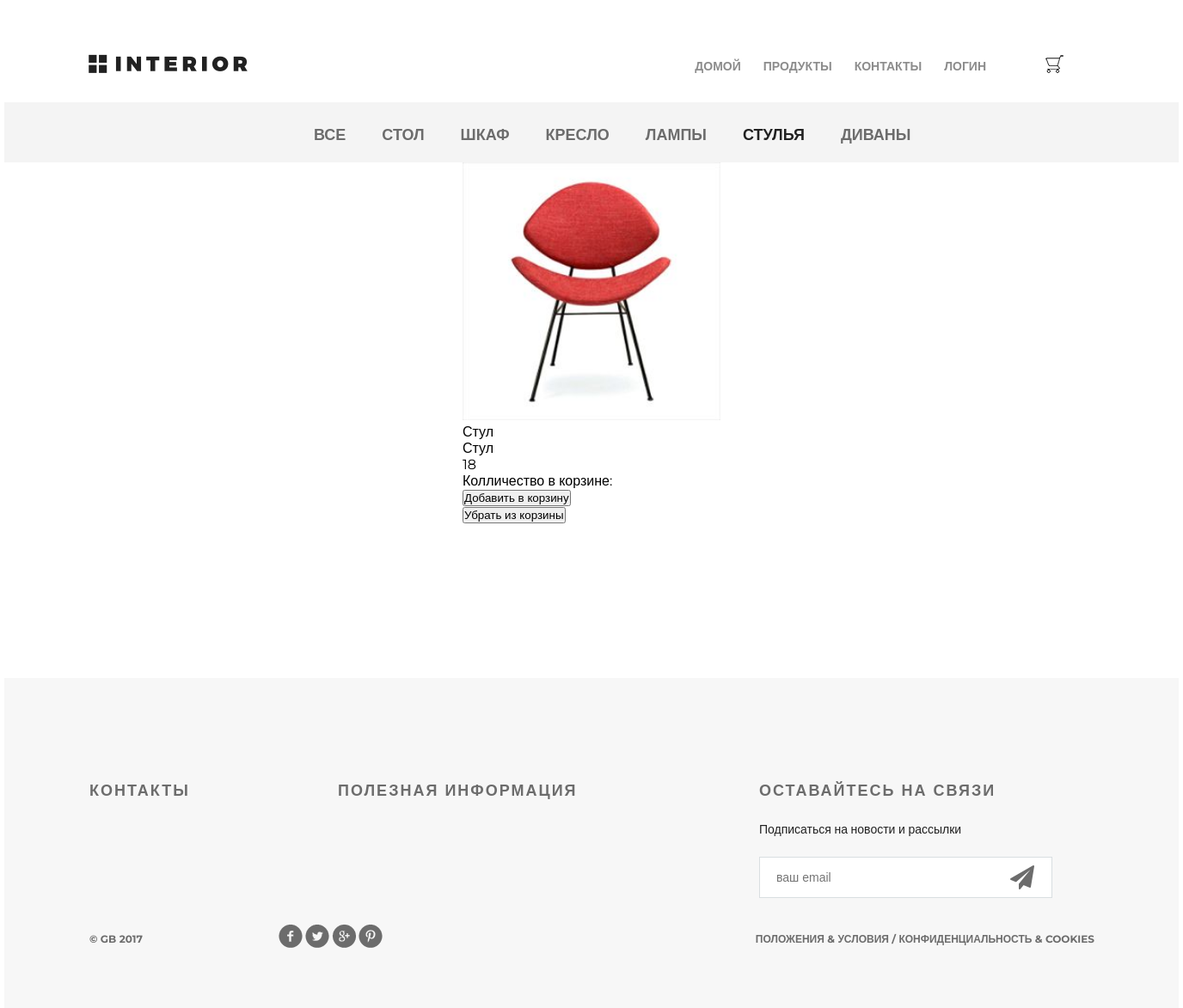
/product/1/, run on the app's committed database.
### mainapp/models.py (models this page shows, shortened)
class Category(models.Model):
    name = models.CharField(max_length=32, unique=True, verbose_name='Название')

class Product(models.Model):
    name = models.CharField(max_length=32, unique=True, verbose_name='Название')
    descrition = models.TextField(verbose_name='Описание товара')
    price = models.PositiveIntegerField(verbose_name='Цена')
    category = models.ForeignKey(Category, on_delete=models.CASCADE)
    image = models.ImageField(upload_to='products', verbose_name='Изображение',
                              null=True, blank=True)

### mainapp/views.py (the view)
# urls.py: path('product/<int:pk>/', product_view, name='product'),
def product_view(request, pk):
    types_of_products = None
    sum_of_products = None
    price_of_products = None
    order_item = None
    basket = get_basket(request.user)
    categories = Category.objects.all()
    product = get_object_or_404(Product, pk=pk)
    if basket:
        types_of_products = basket.types_quantity
        sum_of_products = basket.totall_quantity
        price_of_products = basket.totall_price
        order_item = OrderItem.objects.filter(basket=basket, product=product)
    content = {
        'product': product,
        'categories': categories,
        "types_of_products": types_of_products,
        "sum_of_products": sum_of_products,
        "price_of_products": price_of_products,
        "order_item": order_item,
    }
    return render(request, 'mainapp/product.html', content)

### mainapp/views.py (called while the page is built)
def get_basket(user):
    if user.is_authenticated:
        basket = Basket.objects.filter(user=user)
        if not basket:
            basket = Basket(user)
            basket.save()
        return basket[0]
    return False

### mainapp/templates/mainapp/product.html (shortened to what this page needs)
{% extends "mainapp/base.html" %}
{% block menu %}
		<div class="hero-white">
			<div class="header clearfix">
					{% include "mainapp/inside_menu.html" %}
			</div>
		</div>
{% endblock %}
{% block content %}
    <div class="links clearfix">
        <ul class="links-menu">
            <li><a href="{% url 'mainapp:products' pk=0 %}">ВСЕ</a></li>
            {% for cat in categories %}
                <li><a href="{% url 'mainapp:products' cat.pk %}" class="
                {% if product.category.pk == cat.pk %}
                    active
                {% endif %}
                ">
                    {{cat.name}}
                    </a></li>
            {% endfor %}
        </ul>
    </div>
    <div class="products_block">
        <div class="products_box">
            <div  class="products_box_img">
                <img src="{{product.image.url}}" alt="">
            </div>
            <div  class="products_box_name">
                {{product.name}}
            </div>
            <div  class="products_box_description">
                {{product.descrition}}
            </div>
            <div class="products_box_price">
                {{product.price}}
            </div>
            <div class="products_box_price">
                Колличество в корзине: {{ order_item.quantity }}
            </div>
            <form action="{% url 'basketapp:product_add' pk=product.pk %}" method="post">
                <button type="submit">Добавить в корзину</button>
            </form>
            <form action="{% url 'basketapp:product_remove' pk=product.pk %}" method="post">
                <button type="submit">Убрать из корзины</button>
            </form>
        </div>
    </div>
{% endblock  %}

### static/style.css (style rules this page uses)
* { margin: 0; padding: 0; }
body { font-family: 'Montserrat', sans-serif; }
html, body { height: 100%; }
.clearfix:after { content: ""; display: block; clear: both; }
.hero-white { background-color: #fff; height: 119px; padding-left: 98px; padding-right: 211px; position: relative; }
.links { height: 70px; background-color: #f4f4f4; position: relative; padding-left: 360px; }
.links-menu { margin: 27px auto 0px; position: absolute; }
.links-menu li { float: left; list-style-type: none; padding-right: 42px; }
.links-menu li a { text-decoration: none; color: #6c6c6c; font-size: 18px; font-weight: 700; text-transform: uppercase; }
.links-menu .active { color: #212121; font-size: 18px; font-weight: 700; }
.products_block { width: inherit; display: flex; justify-content: space-around; flex-wrap: wrap; }
.products_box { width: 300px; height: 600px; background-color: white; }
.products_box_img { width: inherit; display: block; }
.products_box_img img { width: 100% }

### data on the page
Category: name "СТОЛ"
Category: name "ШКАФ"
Category: name "КРЕСЛО"
Category: name "ЛАМПЫ"
Category: name "СТУЛЬЯ"
Category: name "ДИВАНЫ"
Product: image (picture), name "Стул", descrition "Стул", price "18"
